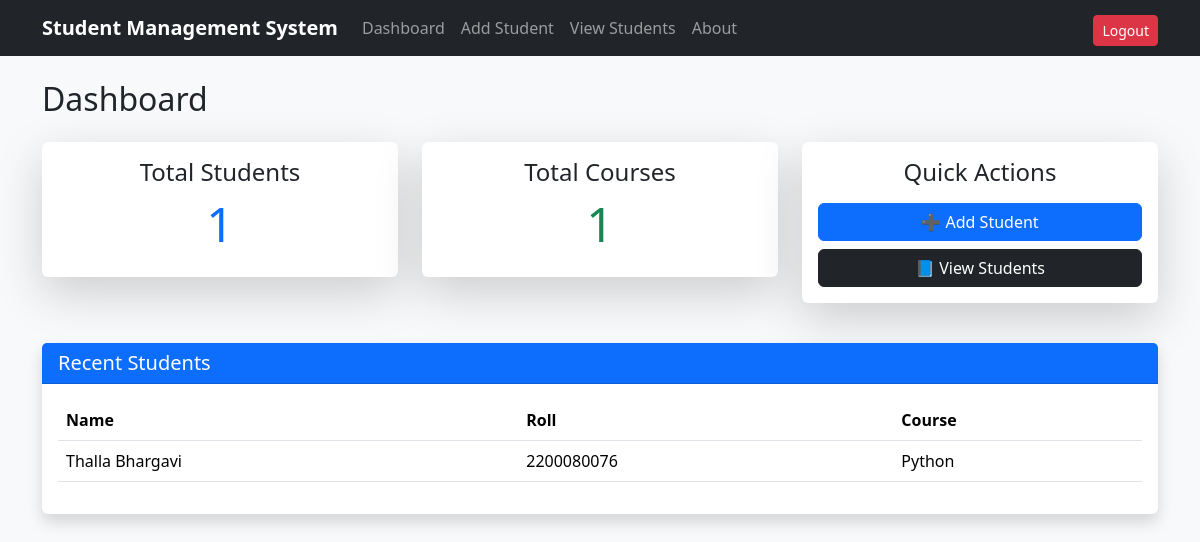
Before: / (signed in) with the older database file.
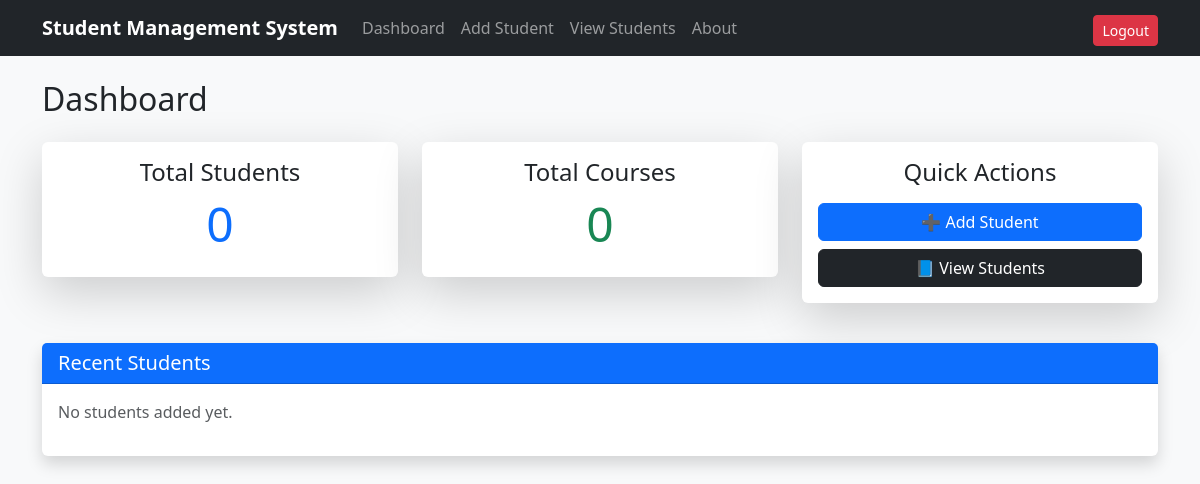
After: the same page with the newer database file.
### students/models.py (models this page shows, shortened)
class Student(models.Model):
    first_name = models.CharField(max_length=50)
    last_name = models.CharField(max_length=50)
    email = models.EmailField(unique=True)
    roll_number = models.CharField(max_length=20, unique=True)
    course = models.CharField(max_length=50)
    created_at = models.DateTimeField(auto_now_add=True)

### students/views.py (the view)
# urls.py: path('', views.home, name='home'),
@login_required
def home(request):
    total_students = Student.objects.count()
    courses = Student.objects.values_list('course', flat=True).distinct()
    total_courses = len(courses)
    recent_students = Student.objects.order_by('-id')[:5]
    context = {
        'total_students': total_students,
        'total_courses': total_courses,
        'recent_students': recent_students,
    }
    return render(request, 'students/home.html', context)

### students/templates/students/home.html
{% extends 'students/base.html' %}
{% block content %}
<h2 class="mb-4">Dashboard</h2>
<div class="row">
    <div class="col-md-4 mb-3">
        <div class="card shadow-lg border-0 rounded">
            <div class="card-body text-center">
                <h4>Total Students</h4>
                <h2 class="display-5 text-primary">{{ total_students }}</h2>
            </div>
        </div>
    </div>
    <div class="col-md-4 mb-3">
        <div class="card shadow-lg border-0 rounded">
            <div class="card-body text-center">
                <h4>Total Courses</h4>
                <h2 class="display-5 text-success">{{ total_courses }}</h2>
            </div>
        </div>
    </div>
    <div class="col-md-4 mb-3">
        <div class="card shadow-lg border-0 rounded">
            <div class="card-body text-center">
                <h4>Quick Actions</h4>
                <a href="{% url 'add_student' %}" class="btn btn-primary w-100 mt-2">➕ Add Student</a>
                <a href="{% url 'view_students' %}" class="btn btn-dark w-100 mt-2">📘 View Students</a>
            </div>
        </div>
    </div>
</div>
<div class="card shadow border-0 mt-4">
    <div class="card-header bg-primary text-white">
        <h5 class="mb-0">Recent Students</h5>
    </div>
    <div class="card-body">
        {% if recent_students %}
        <table class="table table-hover">
            <thead>
                <tr>
                    <th>Name</th>
                    <th>Roll</th>
                    <th>Course</th>
                </tr>
            </thead>
            <tbody>
                {% for student in recent_students %}
                <tr>
                    <td>{{ student.first_name }} {{ student.last_name }}</td>
                    <td>{{ student.roll_number }}</td>
                    <td>{{ student.course }}</td>
                </tr>
                {% endfor %}
            </tbody>
        </table>
        {% else %}
        <p class="text-muted">No students added yet.</p>
        {% endif %}
    </div>
</div>
{% endblock %}

Changed rows visible on the page:
removed Student: first_name "Thalla", last_name "Bhargavi", roll_number "2200080076", course "Python"
Other visible differences:
{{ total_students }}: "1" → "0"
{{ total_courses }}: "1" → "0"
text no longer shown: "Name Roll Course"
text now shown: "No students added yet."
